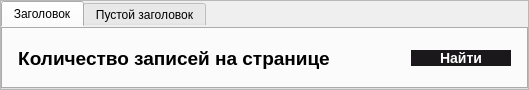
                     <widget class="QFrame" name="frame_11">
                      <property name="maximumSize">
                       <size>
                        <width>16777215</width>
                        <height>90</height>
                       </size>
                      </property>
                      <property name="frameShape">
                       <enum>QFrame::Shape::StyledPanel</enum>
                      </property>
                      <property name="frameShadow">
                       <enum>QFrame::Shadow::Raised</enum>
                      </property>
                      <layout class="QHBoxLayout" name="horizontalLayout_4">
                       <property name="spacing">
                        <number>0</number>
                       </property>
                       <property name="leftMargin">
                        <number>0</number>
                       </property>
                       <property name="topMargin">
                        <number>0</number>
                       </property>
                       <property name="rightMargin">
                        <number>0</number>
                       </property>
                       <property name="bottomMargin">
                        <number>0</number>
                       </property>
                       <item>
                        <widget class="QTabWidget" name="tab_widget_header">
                         <property name="styleSheet">
                          <string notr="true">border:none;
background-color:none;</string>
                         </property>
                         <property name="currentIndex">
                          <number>0</number>
                         </property>
                         <widget class="QWidget" name="tab_header_search">
                          <attribute name="title">
                           <string>Заголовок</string>
                          </attribute>
                          <layout class="QHBoxLayout" name="horizontalLayout_19">
                           <property name="spacing">
                            <number>0</number>
                           </property>
                           <property name="leftMargin">
                            <number>0</number>
                           </property>
                           <property name="topMargin">
                            <number>0</number>
                           </property>
                           <property name="rightMargin">
                            <number>0</number>
                           </property>
                           <property name="bottomMargin">
                            <number>0</number>
                           </property>
                           <item>
                            <widget class="QFrame" name="frame_17">
                             <property name="frameShape">
                              <enum>QFrame::Shape::StyledPanel</enum>
                             </property>
                             <property name="frameShadow">
                              <enum>QFrame::Shadow::Raised</enum>
                             </property>
                             <layout class="QHBoxLayout" name="horizontalLayout_10">
                              <property name="spacing">
                               <number>0</number>
                              </property>
                              <property name="leftMargin">
                               <number>0</number>
                              </property>
                              <property name="topMargin">
                               <number>0</number>
                              </property>
                              <property name="rightMargin">
                               <number>0</number>
                              </property>
                              <property name="bottomMargin">
                               <number>0</number>
                              </property>
                              <item>
                               <widget class="QFrame" name="frame_18">
                                <property name="sizePolicy">
                                 <sizepolicy hsizetype="Expanding" vsizetype="Expanding">
                                  <horstretch>0</horstretch>
                                  <verstretch>0</verstretch>
                                 </sizepolicy>
                                </property>
                                <property name="minimumSize">
                                 <size>
                                  <width>0</width>
                                  <height>40</height>
                                 </size>
                                </property>
                                <property name="maximumSize">
                                 <size>
                                  <width>16777215</width>
                                  <height>50</height>
                                 </size>
                                </property>
                                <property name="frameShape">
                                 <enum>QFrame::Shape::StyledPanel</enum>
                                </property>
                                <property name="frameShadow">
                                 <enum>QFrame::Shadow::Raised</enum>
                                </property>
                                <layout class="QHBoxLayout" name="horizontalLayout_8">
                                 <property name="spacing">
                                  <number>5</number>
                                 </property>
                                 <property name="leftMargin">
                                  <number>10</number>
                                 </property>
                                 <property name="topMargin">
                                  <number>0</number>
                                 </property>
                                 <property name="rightMargin">
                                  <number>10</number>
                                 </property>
                                 <property name="bottomMargin">
                                  <number>0</number>
                                 </property>
                                 <item>
                                  <spacer name="horizontalSpacer_3">
                                   <property name="orientation">
                                    <enum>Qt::Orientation::Horizontal</enum>
                                   </property>
                                   <property name="sizeHint" stdset="0">
                                    <size>
                                     <width>5</width>
                                     <height>20</height>
                                    </size>
                                   </property>
                                  </spacer>
                                 </item>
                                 <item>
                                  <widget class="QLabel" name="label_all_records">
                                   <property name="font">
                                    <font>
                                     <family>Arial</family>
                                     <pointsize>14</pointsize>
                                     <bold>true</bold>
                                    </font>
                                   </property>
                                   <property name="text">
                                    <string>Количество записей на странице</string>
                                   </property>
                                   <property name="alignment">
                                    <set>Qt::AlignmentFlag::AlignCenter</set>
                                   </property>
                                  </widget>
                                 </item>
                                 <item>
                                  <spacer name="horizontalSpacer_9">
                                   <property name="orientation">
                                    <enum>Qt::Orientation::Horizontal</enum>
                                   </property>
                                   <property name="sizeType">
                                    <enum>QSizePolicy::Policy::Minimum</enum>
                                   </property>
                                   <property name="sizeHint" stdset="0">
                                    <size>
                                     <width>20</width>
                                     <height>20</height>
                                    </size>
                                   </property>
                                  </spacer>
                                 </item>
                                 <item>
                                  <widget class="QLabel" name="label_count_records">
                                   <property name="font">
                                    <font>
                                     <family>Arial</family>
                                     <pointsize>14</pointsize>
                                     <bold>false</bold>
                                    </font>
                                   </property>
                                   <property name="styleSheet">
                                    <string notr="true">color:rgb(255, 255, 255);</string>
                                   </property>
                                   <property name="text">
                                    <string/>
                                   </property>
                                  </widget>
                                 </item>
                                 <item>
                                  <spacer name="horizontalSpacer_5">
                                   <property name="orientation">
                                    <enum>Qt::Orientation::Horizontal</enum>
                                   </property>
                                   <property name="sizeType">
                                    <enum>QSizePolicy::Policy::Expanding</enum>
                                   </property>
                                   <property name="sizeHint" stdset="0">
                                    <size>
                                     <width>40</width>
                                     <height>20</height>
                                    </size>
                                   </property>
                                  </spacer>
                                 </item>
                                 <item>
                                  <widget class="QPushButton" name="button_search">
                                   <property name="minimumSize">
                                    <size>
                                     <width>100</width>
                                     <height>0</height>
                                    </size>
                                   </property>
                                   <property name="maximumSize">
                                    <size>
                                     <width>150</width>
                                     <height>16777215</height>
                                    </size>
                                   </property>
                                   <property name="font">
                                    <font>
                                     <family>Arial</family>
                                     <pointsize>-1</pointsize>
                                     <italic>false</italic>
                                     <bold>true</bold>
                                    </font>
                                   </property>
                                   <property name="layoutDirection">
                                    <enum>Qt::LayoutDirection::RightToLeft</enum>
                                   </property>
                                   <property name="styleSheet">
                                    <string notr="true">QPushButton {
    background-color: #1a181a;
    border-radius: 14px;
    border: none;
    color: white;
    font: bold 14px;
}
QPushButton:hover {
    background-color: rgb(39, 36, 39);  /* другой цвет при наведении */
}</string>
                                   </property>
                                   <property name="text">
                                    <string>Найти</string>
                                   </property>
                                   <property name="icon">
                                    <iconset resource="../qrc/main_icons.qrc">
                                     <normaloff>:/icons/icons/magnifying_glass.png</normaloff>:/icons/icons/magnifying_glass.png</iconset>
                                   </property>
                                   <property name="iconSize">
                                    <size>
                                     <width>30</width>
                                     <height>30</height>
                                    </size>
                                   </property>
                                  </widget>
                                 </item>
                                 <item>
                                  <spacer name="horizontalSpacer_4">
                                   <property name="orientation">
                                    <enum>Qt::Orientation::Horizontal</enum>
                                   </property>
                                   <property name="sizeHint" stdset="0">
                                    <size>
                                     <width>5</width>
                                     <height>20</height>
                                    </size>
                                   </property>
                                  </spacer>
                                 </item>
                                </layout>
                               </widget>
                              </item>
                             </layout>
                            </widget>
                           </item>
                          </layout>
                         </widget>
                         <widget class="QWidget" name="tab_header_other">
                          <attribute name="title">
                           <string>Пустой заголовок</string>
                          </attribute>
                         </widget>
                        </widget>
                       </item>
                      </layout>
                     </widget>
